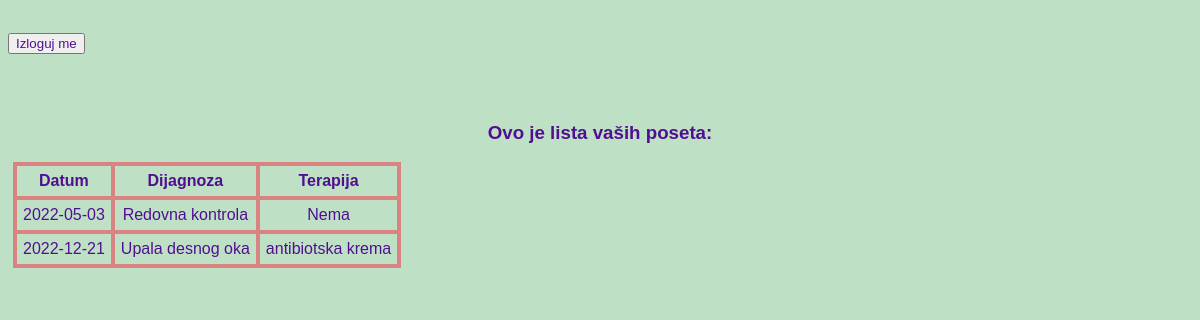
Screenshot of /view/cView.php (signed in) with the database file from the repository.
### tables this page shows
CREATE TABLE `visit` (
  `animalid` int(50) NOT NULL,
  `clientid` int(25) NOT NULL,
  `date` date NOT NULL,
  `diagnosis` varchar(255) NOT NULL,
  `meds` varchar(255) NOT NULL
);

### controller/clController.php (called while the page is built)
<?php
class clController {
    public static function getMyVisits($id, mysqli $conn)
    {
        $query = "SELECT * FROM visit
        WHERE clientid=$id;";
        return $conn->query($query);
    }
}
?>

### view/cView.php (the view, shortened to what this page needs)
<?php
include_once "../data.php";
include_once "header.php";
include_once "../controller/clController.php";
$id = $_SESSION['logovani_korisnik']['id'];
$result = clController::getMyVisits($id, $conn);
?>
<!DOCTYPE html>
<html lang="en">
<head>
    <link rel="stylesheet" href="../css/style.css">
</head>
<body>
<div id="table_div">
        <h3>Ovo je lista vaših poseta:</h3>
        <table border="2px">
            <thead>
                <th>Datum</th>
                <th>Dijagnoza</th>
                <th>Terapija</th>
            </thead>
            <tbody>
                <?php
                while ($row = $result->fetch_assoc()) {
                ?>
                <tr>
                    <td><?php echo $row['date'];  ?></td>
                    <td><?php echo $row['diagnosis']; ?></td>
                    <td><?php echo $row['meds']; ?></td>
                </tr>
                <?php } ?>
            </tbody>
        </table>
        <br>
      </div>
</body>
</html>

### css/style.css (style rules this page uses)
* { font-family: 'Gill Sans', 'Gill Sans MT', Calibri, 'Trebuchet MS', sans-serif; color: rgb(82, 14, 146); }
body { background-color: rgb(190, 225, 197); }
h3 { padding-top: 5px; text-align: center; }
td, th { border: 4px solid rgb(217, 131, 131); padding: 6px; text-align: center; }
table { border-collapse: collapse; margin: 5px; margin-bottom: 20px; }

### rows the page displays
visit: date "2022-05-03", diagnosis "Redovna kontrola", meds "Nema"
visit: date "2022-12-21", diagnosis "Upala desnog oka", meds "antibiotska krema"
